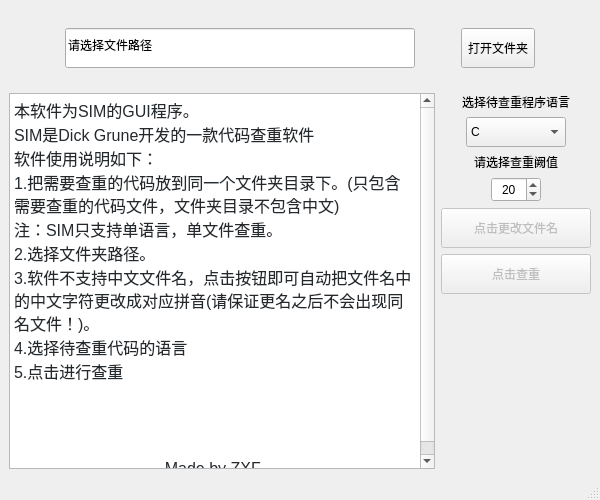
<?xml version="1.0" encoding="UTF-8"?>
<ui version="4.0">
 <class>MainWindow</class>
 <widget class="QMainWindow" name="MainWindow">
  <property name="enabled">
   <bool>true</bool>
  </property>
  <property name="geometry">
   <rect>
    <x>0</x>
    <y>0</y>
    <width>600</width>
    <height>500</height>
   </rect>
  </property>
  <property name="minimumSize">
   <size>
    <width>600</width>
    <height>500</height>
   </size>
  </property>
  <property name="maximumSize">
   <size>
    <width>600</width>
    <height>500</height>
   </size>
  </property>
  <property name="windowTitle">
   <string>代码查重软件</string>
  </property>
  <widget class="QWidget" name="centralwidget">
   <layout class="QVBoxLayout" name="verticalLayout_3" stretch="1,2,1,20">
    <item>
     <spacer name="verticalSpacer_4">
      <property name="orientation">
       <enum>Qt::Vertical</enum>
      </property>
      <property name="sizeHint" stdset="0">
       <size>
        <width>20</width>
        <height>40</height>
       </size>
      </property>
     </spacer>
    </item>
    <item>
     <layout class="QHBoxLayout" name="horizontalLayout_3" stretch="1,0,0,0,1">
      <item>
       <spacer name="horizontalSpacer_5">
        <property name="orientation">
         <enum>Qt::Horizontal</enum>
        </property>
        <property name="sizeHint" stdset="0">
         <size>
          <width>40</width>
          <height>20</height>
         </size>
        </property>
       </spacer>
      </item>
      <item>
       <widget class="QLineEdit" name="filePathEdit">
        <property name="minimumSize">
         <size>
          <width>350</width>
          <height>40</height>
         </size>
        </property>
        <property name="maximumSize">
         <size>
          <width>350</width>
          <height>40</height>
         </size>
        </property>
        <property name="text">
         <string>请选择文件路径</string>
        </property>
        <property name="readOnly">
         <bool>true</bool>
        </property>
       </widget>
      </item>
      <item>
       <spacer name="horizontalSpacer_3">
        <property name="orientation">
         <enum>Qt::Horizontal</enum>
        </property>
        <property name="sizeHint" stdset="0">
         <size>
          <width>40</width>
          <height>20</height>
         </size>
        </property>
       </spacer>
      </item>
      <item>
       <widget class="QToolButton" name="chooseFileButton">
        <property name="minimumSize">
         <size>
          <width>20</width>
          <height>40</height>
         </size>
        </property>
        <property name="text">
         <string>打开文件夹</string>
        </property>
        <property name="popupMode">
         <enum>QToolButton::DelayedPopup</enum>
        </property>
        <property name="autoRaise">
         <bool>false</bool>
        </property>
       </widget>
      </item>
      <item>
       <spacer name="horizontalSpacer_7">
        <property name="orientation">
         <enum>Qt::Horizontal</enum>
        </property>
        <property name="sizeHint" stdset="0">
         <size>
          <width>40</width>
          <height>20</height>
         </size>
        </property>
       </spacer>
      </item>
     </layout>
    </item>
    <item>
     <spacer name="verticalSpacer">
      <property name="orientation">
       <enum>Qt::Vertical</enum>
      </property>
      <property name="sizeHint" stdset="0">
       <size>
        <width>20</width>
        <height>40</height>
       </size>
      </property>
     </spacer>
    </item>
    <item>
     <layout class="QHBoxLayout" name="horizontalLayout" stretch="10,1">
      <item>
       <widget class="QTextBrowser" name="resultText">
        <property name="html">
         <string>&lt;!DOCTYPE HTML PUBLIC &quot;-//W3C//DTD HTML 4.0//EN&quot; &quot;http://www.w3.org/TR/REC-html40/strict.dtd&quot;&gt;
&lt;html&gt;&lt;head&gt;&lt;meta name=&quot;qrichtext&quot; content=&quot;1&quot; /&gt;&lt;style type=&quot;text/css&quot;&gt;
p, li { white-space: pre-wrap; }
&lt;/style&gt;&lt;/head&gt;&lt;body style=&quot; font-family:'SimSun'; font-size:9pt; font-weight:400; font-style:normal;&quot;&gt;
&lt;p style=&quot; margin-top:0px; margin-bottom:0px; margin-left:0px; margin-right:0px; -qt-block-indent:0; text-indent:0px;&quot;&gt;&lt;span style=&quot; font-family:'-apple-system'; font-size:16px; color:#24292e; background-color:#ffffff;&quot;&gt;本软件为SIM的GUI程序。&lt;/span&gt;&lt;/p&gt;
&lt;p style=&quot; margin-top:0px; margin-bottom:0px; margin-left:0px; margin-right:0px; -qt-block-indent:0; text-indent:0px;&quot;&gt;&lt;span style=&quot; font-family:'-apple-system'; font-size:16px; color:#24292e; background-color:#ffffff;&quot;&gt;SIM是Dick Grune开发的一款代码查重软件&lt;/span&gt;&lt;/p&gt;
&lt;p style=&quot; margin-top:0px; margin-bottom:0px; margin-left:0px; margin-right:0px; -qt-block-indent:0; text-indent:0px;&quot;&gt;&lt;span style=&quot; font-family:'-apple-system'; font-size:16px; color:#24292e; background-color:#ffffff;&quot;&gt;软件使用说明如下：&lt;/span&gt;&lt;/p&gt;
&lt;p style=&quot; margin-top:0px; margin-bottom:0px; margin-left:0px; margin-right:0px; -qt-block-indent:0; text-indent:0px;&quot;&gt;&lt;span style=&quot; font-family:'-apple-system'; font-size:16px; color:#24292e; background-color:#ffffff;&quot;&gt;1.把需要查重的代码放到同一个文件夹目录下。(只包含需要查重的代码文件，文件夹目录不包含中文)&lt;/span&gt;&lt;/p&gt;
&lt;p style=&quot; margin-top:0px; margin-bottom:0px; margin-left:0px; margin-right:0px; -qt-block-indent:0; text-indent:0px;&quot;&gt;&lt;span style=&quot; font-family:'-apple-system'; font-size:16px; color:#24292e; background-color:#ffffff;&quot;&gt;注：SIM只支持单语言，单文件查重。&lt;/span&gt;&lt;/p&gt;
&lt;p style=&quot; margin-top:0px; margin-bottom:0px; margin-left:0px; margin-right:0px; -qt-block-indent:0; text-indent:0px;&quot;&gt;&lt;span style=&quot; font-family:'-apple-system'; font-size:16px; color:#24292e; background-color:#ffffff;&quot;&gt;2.选择文件夹路径。&lt;/span&gt;&lt;/p&gt;
&lt;p style=&quot; margin-top:0px; margin-bottom:0px; margin-left:0px; margin-right:0px; -qt-block-indent:0; text-indent:0px;&quot;&gt;&lt;span style=&quot; font-family:'-apple-system'; font-size:16px; color:#24292e; background-color:#ffffff;&quot;&gt;3.软件不支持中文文件名，点击按钮即可自动把文件名中的中文字符更改成对应拼音(请保证更名之后不会出现同名文件！)。&lt;/span&gt;&lt;/p&gt;
&lt;p style=&quot; margin-top:0px; margin-bottom:0px; margin-left:0px; margin-right:0px; -qt-block-indent:0; text-indent:0px;&quot;&gt;&lt;span style=&quot; font-family:'-apple-system'; font-size:16px; color:#24292e; background-color:#ffffff;&quot;&gt;4.选择待查重代码的语言&lt;/span&gt;&lt;/p&gt;
&lt;p style=&quot; margin-top:0px; margin-bottom:0px; margin-left:0px; margin-right:0px; -qt-block-indent:0; text-indent:0px;&quot;&gt;&lt;span style=&quot; font-family:'-apple-system'; font-size:16px; color:#24292e; background-color:#ffffff;&quot;&gt;5.点击进行查重&lt;/span&gt;&lt;/p&gt;
&lt;p style=&quot;-qt-paragraph-type:empty; margin-top:0px; margin-bottom:0px; margin-left:0px; margin-right:0px; -qt-block-indent:0; text-indent:0px; font-family:'-apple-system'; font-size:16px; color:#24292e;&quot;&gt;&lt;br /&gt;&lt;/p&gt;
&lt;p style=&quot;-qt-paragraph-type:empty; margin-top:0px; margin-bottom:0px; margin-left:0px; margin-right:0px; -qt-block-indent:0; text-indent:0px; font-family:'-apple-system'; font-size:16px; color:#24292e;&quot;&gt;&lt;br /&gt;&lt;/p&gt;
&lt;p style=&quot;-qt-paragraph-type:empty; margin-top:0px; margin-bottom:0px; margin-left:0px; margin-right:0px; -qt-block-indent:0; text-indent:0px; font-family:'-apple-system'; font-size:16px; color:#24292e;&quot;&gt;&lt;br /&gt;&lt;/p&gt;
&lt;p style=&quot; margin-top:0px; margin-bottom:0px; margin-left:0px; margin-right:0px; -qt-block-indent:0; text-indent:0px;&quot;&gt;&lt;span style=&quot; font-family:'-apple-system'; font-size:16px; color:#24292e;&quot;&gt;                                   &lt;/span&gt;&lt;/p&gt;
&lt;p style=&quot; margin-top:0px; margin-bottom:0px; margin-left:0px; margin-right:0px; -qt-block-indent:0; text-indent:0px;&quot;&gt;&lt;span style=&quot; font-family:'-apple-system'; font-size:16px; color:#24292e;&quot;&gt;                                  Made by ZXF&lt;/span&gt;&lt;/p&gt;&lt;/body&gt;&lt;/html&gt;</string>
        </property>
       </widget>
      </item>
      <item>
       <layout class="QVBoxLayout" name="verticalLayout">
        <item>
         <widget class="QLabel" name="languageLabel">
          <property name="layoutDirection">
           <enum>Qt::LeftToRight</enum>
          </property>
          <property name="autoFillBackground">
           <bool>false</bool>
          </property>
          <property name="text">
           <string>选择待查重程序语言</string>
          </property>
          <property name="textFormat">
           <enum>Qt::AutoText</enum>
          </property>
          <property name="alignment">
           <set>Qt::AlignCenter</set>
          </property>
         </widget>
        </item>
        <item>
         <layout class="QHBoxLayout" name="horizontalLayout_2">
          <item>
           <spacer name="horizontalSpacer">
            <property name="orientation">
             <enum>Qt::Horizontal</enum>
            </property>
            <property name="sizeHint" stdset="0">
             <size>
              <width>40</width>
              <height>20</height>
             </size>
            </property>
           </spacer>
          </item>
          <item>
           <widget class="QComboBox" name="languageComboBox">
            <property name="minimumSize">
             <size>
              <width>100</width>
              <height>30</height>
             </size>
            </property>
            <property name="maximumSize">
             <size>
              <width>100</width>
              <height>30</height>
             </size>
            </property>
            <item>
             <property name="text">
              <string>C</string>
             </property>
            </item>
            <item>
             <property name="text">
              <string>C++</string>
             </property>
            </item>
            <item>
             <property name="text">
              <string>Java</string>
             </property>
            </item>
            <item>
             <property name="text">
              <string>lisp</string>
             </property>
            </item>
            <item>
             <property name="text">
              <string>m2</string>
             </property>
            </item>
            <item>
             <property name="text">
              <string>mira</string>
             </property>
            </item>
            <item>
             <property name="text">
              <string>pasc</string>
             </property>
            </item>
            <item>
             <property name="text">
              <string>8086</string>
             </property>
            </item>
            <item>
             <property name="text">
              <string>Text</string>
             </property>
            </item>
           </widget>
          </item>
          <item>
           <spacer name="horizontalSpacer_2">
            <property name="orientation">
             <enum>Qt::Horizontal</enum>
            </property>
            <property name="sizeHint" stdset="0">
             <size>
              <width>40</width>
              <height>20</height>
             </size>
            </property>
           </spacer>
          </item>
         </layout>
        </item>
        <item>
         <layout class="QVBoxLayout" name="verticalLayout_2">
          <item>
           <widget class="QLabel" name="limitLabel">
            <property name="text">
             <string>请选择查重阙值</string>
            </property>
            <property name="alignment">
             <set>Qt::AlignCenter</set>
            </property>
           </widget>
          </item>
          <item>
           <layout class="QHBoxLayout" name="horizontalLayout_6">
            <item>
             <spacer name="horizontalSpacer_4">
              <property name="orientation">
               <enum>Qt::Horizontal</enum>
              </property>
              <property name="sizeHint" stdset="0">
               <size>
                <width>40</width>
                <height>20</height>
               </size>
              </property>
             </spacer>
            </item>
            <item>
             <widget class="QSpinBox" name="limitSpinBox">
              <property name="minimumSize">
               <size>
                <width>50</width>
                <height>25</height>
               </size>
              </property>
              <property name="maximumSize">
               <size>
                <width>50</width>
                <height>25</height>
               </size>
              </property>
              <property name="wrapping">
               <bool>false</bool>
              </property>
              <property name="alignment">
               <set>Qt::AlignCenter</set>
              </property>
              <property name="minimum">
               <number>1</number>
              </property>
              <property name="value">
               <number>20</number>
              </property>
             </widget>
            </item>
            <item>
             <spacer name="horizontalSpacer_6">
              <property name="orientation">
               <enum>Qt::Horizontal</enum>
              </property>
              <property name="sizeHint" stdset="0">
               <size>
                <width>40</width>
                <height>20</height>
               </size>
              </property>
             </spacer>
            </item>
           </layout>
          </item>
         </layout>
        </item>
        <item>
         <widget class="QPushButton" name="changeNameButton">
          <property name="enabled">
           <bool>false</bool>
          </property>
          <property name="minimumSize">
           <size>
            <width>150</width>
            <height>40</height>
           </size>
          </property>
          <property name="maximumSize">
           <size>
            <width>150</width>
            <height>40</height>
           </size>
          </property>
          <property name="text">
           <string>点击更改文件名</string>
          </property>
         </widget>
        </item>
        <item>
         <widget class="QPushButton" name="startButton">
          <property name="enabled">
           <bool>false</bool>
          </property>
          <property name="minimumSize">
           <size>
            <width>150</width>
            <height>40</height>
           </size>
          </property>
          <property name="maximumSize">
           <size>
            <width>150</width>
            <height>40</height>
           </size>
          </property>
          <property name="text">
           <string>点击查重</string>
          </property>
         </widget>
        </item>
        <item>
         <spacer name="verticalSpacer_5">
          <property name="orientation">
           <enum>Qt::Vertical</enum>
          </property>
          <property name="sizeHint" stdset="0">
           <size>
            <width>20</width>
            <height>40</height>
           </size>
          </property>
         </spacer>
        </item>
       </layout>
      </item>
     </layout>
    </item>
   </layout>
  </widget>
  <widget class="QMenuBar" name="menubar">
   <property name="geometry">
    <rect>
     <x>0</x>
     <y>0</y>
     <width>600</width>
     <height>23</height>
    </rect>
   </property>
  </widget>
  <widget class="QStatusBar" name="statusbar"/>
 </widget>
 <resources/>
 <connections>
  <connection>
   <sender>chooseFileButton</sender>
   <signal>clicked()</signal>
   <receiver>MainWindow</receiver>
   <slot>getExistingDirectory()</slot>
   <hints>
    <hint type="sourcelabel">
     <x>496</x>
     <y>80</y>
    </hint>
    <hint type="destinationlabel">
     <x>440</x>
     <y>47</y>
    </hint>
   </hints>
  </connection>
  <connection>
   <sender>changeNameButton</sender>
   <signal>clicked()</signal>
   <receiver>MainWindow</receiver>
   <slot>changeFilesName()</slot>
   <hints>
    <hint type="sourcelabel">
     <x>551</x>
     <y>208</y>
    </hint>
    <hint type="destinationlabel">
     <x>556</x>
     <y>352</y>
    </hint>
   </hints>
  </connection>
  <connection>
   <sender>startButton</sender>
   <signal>clicked()</signal>
   <receiver>MainWindow</receiver>
   <slot>startRunSIM()</slot>
   <hints>
    <hint type="sourcelabel">
     <x>493</x>
     <y>253</y>
    </hint>
    <hint type="destinationlabel">
     <x>494</x>
     <y>356</y>
    </hint>
   </hints>
  </connection>
 </connections>
 <slots>
  <slot>getExistingDirectory()</slot>
  <slot>changeFilesName()</slot>
  <slot>startRunSIM()</slot>
 </slots>
</ui>
